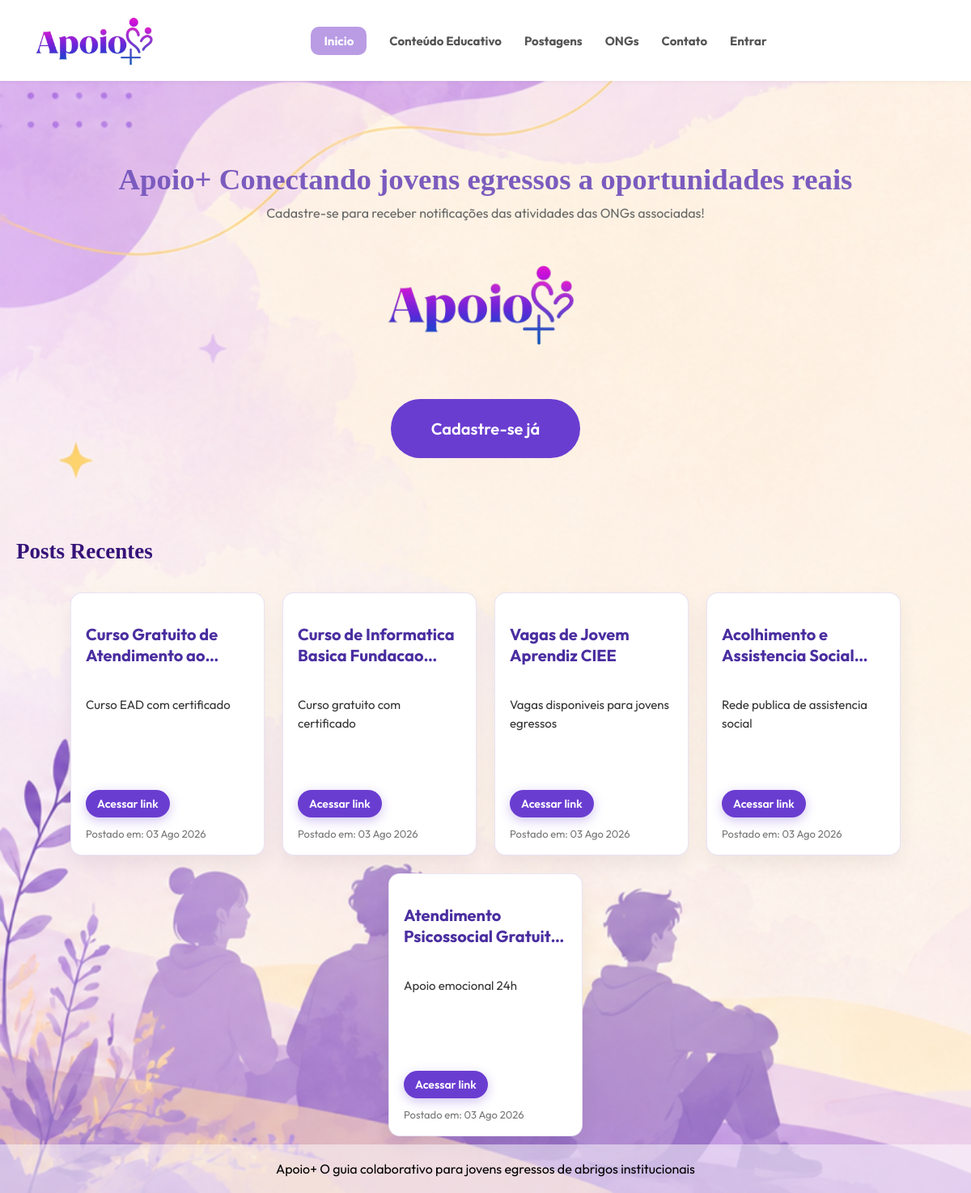
The app's page /frontend/telas/inicio.php with its own data.
### tables this page shows
CREATE TABLE `postagens` (
  `id` int(11) NOT NULL AUTO_INCREMENT,
  `ong_id` int(11) NOT NULL,
  `titulo` varchar(200) NOT NULL,
  `descricao` varchar(60) NOT NULL,
  `link` varchar(255),
  `categoria` varchar(120) NOT NULL DEFAULT '',
  `data_postagem` timestamp NOT NULL DEFAULT current_timestamp(),
  PRIMARY KEY (`id`),
  KEY `ong_id` (`ong_id`),
  CONSTRAINT `postagens_ibfk_1` FOREIGN KEY (`ong_id`) REFERENCES `ongs` (`id`) ON DELETE CASCADE ON UPDATE CASCADE
);

### frontend/telas/inicio.php (the view, shortened to what this page needs)
<?php
require_once('../../backend/funcionalidades/config.php');
require_once(__DIR__ . '/../componentes/layout.php');
?>
<!DOCTYPE html>
<html lang="pt-br">
<head>
    <link rel="stylesheet" href="<?= caminhoEstilo('estilos.css') ?>">
    <link rel="stylesheet" href="<?= caminhoEstilo('postagens.css') ?>">
</head>
<body>
    <main>
        <?php
        if (!isset($_SESSION['usuario']) && (!isset($_SESSION['ong']))) {
            echo '<section id="hero">';
            echo '<h1 class="titulo-tela">Apoio+   Conectando jovens egressos a oportunidades reais</h1>';
            echo '<p>Cadastre-se para receber notifica&ccedil;&otilde;es das atividades das ONGs associadas!</p>';
            echo '<img src="../imagens/apoiomais.png?v=' . APOIO_ASSET_VERSION . '" alt="logo" class="foto_comeco">';
            echo '<a href="cadastro.php" class="btn-primary">Cadastre-se j&aacute;</a>';
            echo '</section>';
        }
        ?>
        <section id="oportunidades">
            <h2 class="titulo-tela">Posts Recentes</h2>
            <?php
                $consulta = $mysqli->prepare("SELECT * FROM postagens ORDER BY data_postagem DESC LIMIT 5");
                $consulta->execute();
                $resultado = $consulta->get_result();
                if ($resultado->num_rows == 0) {
                    echo '<div class="card">';
                    echo '<h3>Buscando Postagens recentes</h3>';
                    echo '<p>Nenhuma postagem encontrada!</p>';
                    echo '</div>';
                } else {
                    $meses = [
                        1 => 'Jan',
                        2 => 'Fev',
                        3 => 'Mar',
                        4 => 'Abr',
                        5 => 'Mai',
                        6 => 'Jun',
                        7 => 'Jul',
                        8 => 'Ago',
                        9 => 'Set',
                        10 => 'Out',
                        11 => 'Nov',
                        12 => 'Dez'
                    ];
                    echo "<div class='card-post'>";
                    while ($dados = $resultado->fetch_assoc()) {
                        $timestampPostagem = strtotime($dados['data_postagem']);
                        $dataPostagem = date("d", $timestampPostagem) . " " . $meses[(int) date("n", $timestampPostagem)] . " " . date("Y", $timestampPostagem);
                        echo "<div class='post'>";
                        echo "<h2>" . htmlspecialchars($dados['titulo']) . "</h2>";
                        echo "<p class='descricao'>" . nl2br(htmlspecialchars($dados['descricao'])) . "</p>";
                        echo "<p><a href='" . htmlspecialchars($dados['link']) . "' target='_blank' class='ver-mais'>Acessar link</a></p>";
                        echo "<p class='data'>Postado em: " . $dataPostagem . "</p>";
                        echo "</div>";
                    }
                    echo "</div>";
                }
            ?>
        </section>
    </main>
</body>
</html>

### frontend/estilos/estilos.css (style rules this page uses)
* { font-family: 'Outfit', sans-serif; margin: 0; padding: 0; box-sizing: border-box; }
.titulo-tela { font-family: 'Fredoka', serif; }
body { margin: 0; background: white; background-image: url('../imagens/fundopessoas.png'); background-size: cover; color: #333; grid-auto-flow: column; }
main { padding-top: 120px; min-height: calc(100vh - 240px); }
a { text-decoration: none; }
#hero { text-align: center; padding: 80px 20px; }
#hero h1 { font-size: 2.3rem; color: #7B5BBE; font-weight: 700; }
#hero p { margin-top: 10px; color: #666; }
.btn-primary { display: inline-block; margin-top: 20px; padding: 24px 50px; background: #6a3dd1; color: white; border-radius: 67px; text-decoration: none; font-weight: 600; font-size: 20px; transition: .2s; }
.foto_comeco { display: block; margin-left: auto; margin-right: auto; max-width: 300px; }
main h2 { margin-left: 30px; margin-top: 20px; margin-bottom: 25px ; color: #1b0622; font-size: 27px; border: 10px; align-self: normal; }
#oportunidades > h2, #posts > h2 { color: #351378; }
#oportunidades > h2 { width: min(calc(100% - 40px), 1288px); margin: 20px auto 25px; }
body { display: flex !important; flex-direction: column !important; min-height: 100vh !important; margin: 0 !important; }
main, .main-container { flex: 1 !important; }

### frontend/estilos/postagens.css (style rules this page uses)
.card-post { display: flex; flex-wrap: wrap; justify-content: center; align-items: stretch; gap: 22px; width: min(calc(100% - 40px), 1288px); margin: 14px auto 0; padding: 10px 0; }
.post { width: 240px; min-height: 320px; background: #ffffff; border-radius: 14px; padding: 18px; border: 1px solid rgba(140, 118, 197, 0.2); box-shadow: 0 10px 25px rgba(0,0,0,0.06); display: flex; flex-direction: column; gap: 12px; transition: transform .2s ease, box-shadow .2s ease; }
.post h2 { font-size: 20px; line-height: 1.3; color: #4a2ea0; font-weight: 700; margin-left: 0px; min-height: 52px; display: -webkit-box; -webkit-line-clamp: 2; -webkit-box-orient: vertical; overflow: hidden; }
.post .descricao { font-size: 15px; color: #333; line-height: 1.5; min-height: 104px; max-height: 104px; overflow: hidden; text-overflow: ellipsis; }
.post p { margin: 0; }
.post .data { font-size: 13px; color: #777; margin-top: auto; }
.post .ver-mais { display: inline-block; width: max-content; margin-top: 0; padding: 8px 14px; background: #6a3dd1 ; color: #fff; text-decoration: none; border-radius: 20px; font-size: 14px; font-weight: 600; transition: .2s ease; box-shadow: 0 4px 14px rgba(106, 61, 209, 0.3); }

### records on screen
postagens: titulo "Curso Gratuito de Atendimento…", descricao "Curso EAD com certificado", data_postagem "03 Ago 2026"
postagens: titulo "Curso de Informatica Basica…", descricao "Curso gratuito com certificado", data_postagem "03 Ago 2026"
postagens: titulo "Vagas de Jovem Aprendiz CIEE", descricao "Vagas disponiveis para jovens egressos", data_postagem "03 Ago 2026"
postagens: titulo "Acolhimento e Assistencia…", descricao "Rede publica de assistencia social", data_postagem "03 Ago 2026"
postagens: titulo "Atendimento Psicossocial…", descricao "Apoio emocional 24h", data_postagem "03 Ago 2026"

### other values on screen
$rotulo "Inicio"
$rotulo "Conteúdo Educativo"
$rotulo "Postagens"
$rotulo "ONGs"
$rotulo "Contato"
